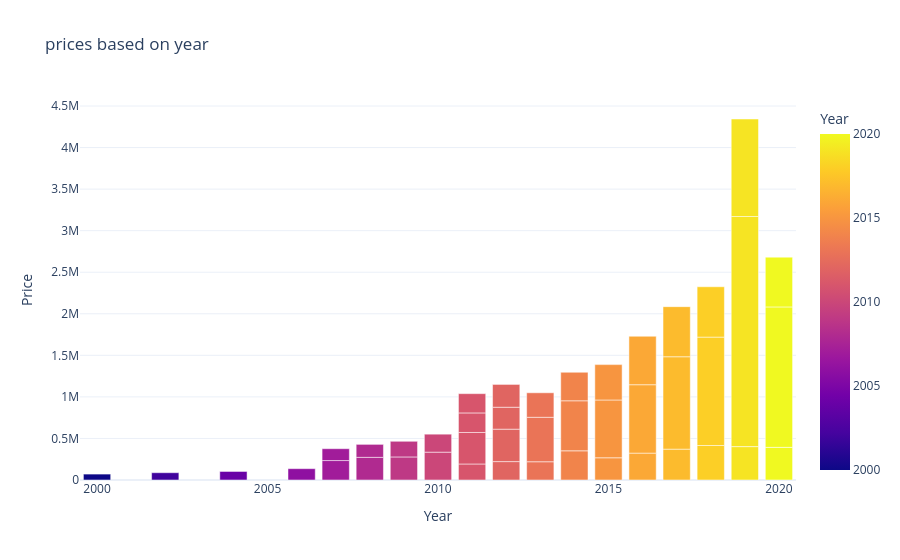

Notebook code cell kept with this figure:
### Code cell
fig = px.bar(
    cars_merge,
    x="Year",
    y="Price",
    orientation="v",
    title="prices based on year",
    color="Year",
    template="plotly_white")

fig.show()

### Figure 1 — Plotly figure (JSON) as saved in the notebook; plotly's stock layout.template omitted (floating-point values rounded to 4 significant figures)
{"data": [{"hovertemplate": "Year=%{marker.color}<br>Price=%{y}<extra></extra>", "legendgroup": "", "marker": {"color": [2000, 2002, 2004, 2006, 2007, 2007, 2008, 2008, 2009, 2009, 2010, 2010, 2011, 2011, 2011, 2011, 2012, 2012, 2012, 2012, 2013, 2013, 2013, 2014, 2014, 2014, 2015, 2015, 2015, 2016, 2016, 2016, 2017, 2017, 2017, 2018, 2018, 2018, 2019, 2019, 2019, 2020, 2020, 2020], "coloraxis": "coloraxis", "pattern": {"shape": ""}}, "name": "", "orientation": "v", "showlegend": false, "textposition": "auto", "type": "bar", "x": [2000, 2002, 2004, 2006, 2007, 2007, 2008, 2008, 2009, 2009, 2010, 2010, 2011, 2011, 2011, 2011, 2012, 2012, 2012, 2012, 2013, 2013, 2013, 2014, 2014, 2014, 2015, 2015, 2015, 2016, 2016, 2016, 2017, 2017, 2017, 2018, 2018, 2018, 2019, 2019, 2019, 2020, 2020, 2020], "xaxis": "x", "y": [71210.0, 87700.0, 102700.0, 136300.0, 233900.0, 142800.0, 272600.0, 156200.0, 277300.0, 188600.0, 335100.0, 216300.0, 192800.0, 379000.0, 235200.0, 231900.0, 221400.0, 390400.0, 263800.0, 274500.0, 219700.0, 534800.0, 295100.0, 351200.0, 601900.0, 343400.0, 267500.0, 695300.0, 425400.0, 323300.0, 823200.0, 583300.0, 371100.0, 1112000.0, 602600.0, 415000.0, 1304000.0, 606000.0, 401700.0, 2769000.0, 1173000.0, 393000.0, 1690000.0, 598800.0], "yaxis": "y"}], "layout": {"barmode": "relative", "coloraxis": {"colorbar": {"title": {"text": "Year"}}, "colorscale": [[0, "#0d0887"], [0.1111, "#46039f"], [0.2222, "#7201a8"], [0.3333, "#9c179e"], [0.4444, "#bd3786"], [0.5556, "#d8576b"], [0.6667, "#ed7953"], [0.7778, "#fb9f3a"], [0.8889, "#fdca26"], [1, "#f0f921"]]}, "legend": {"tracegroupgap": 0}, "title": {"text": "prices based on year"}, "xaxis": {"anchor": "y", "domain": [0, 1], "title": {"text": "Year"}}, "yaxis": {"anchor": "x", "domain": [0, 1], "title": {"text": "Price"}}}}
